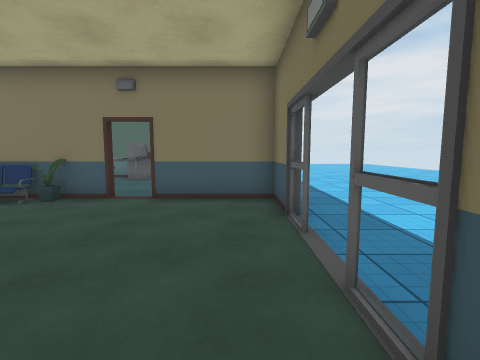
[1] (above)

24 first-person views from a walk through a Unity game level. The camera is 1.2 m above the floor, tilts 6° down and sees 85° across. Doors are open. The floor is counted in squares, 1 m on a side. Each view is taken from the middle of a square. On the plan, view 1 faces up. The plan holds only what a view shows up to about 12 squares ahead; the rest is blank. The place goes on beyond the plan. The player is left out. Some surface patterns are stand-ins.

[2]
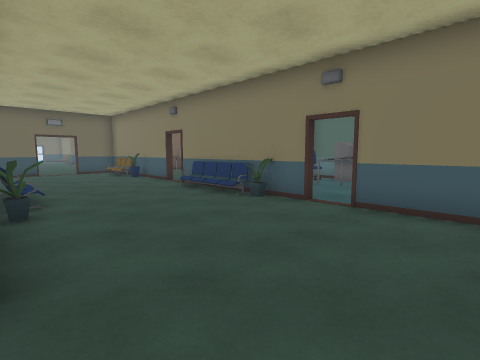

[3]
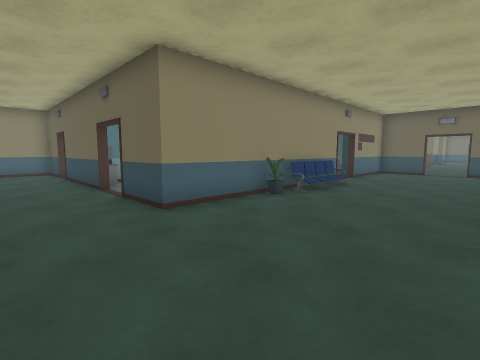

[4]
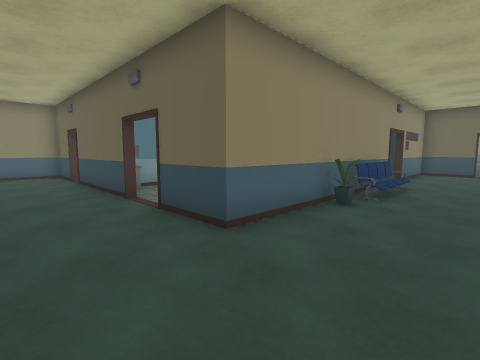

[5]
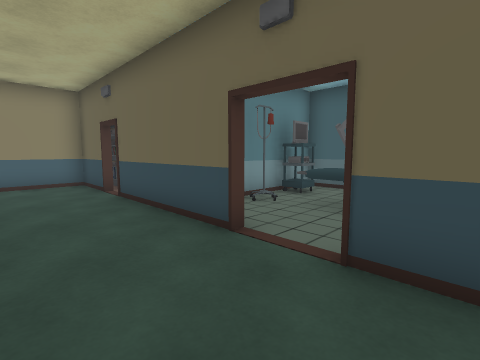

[6]
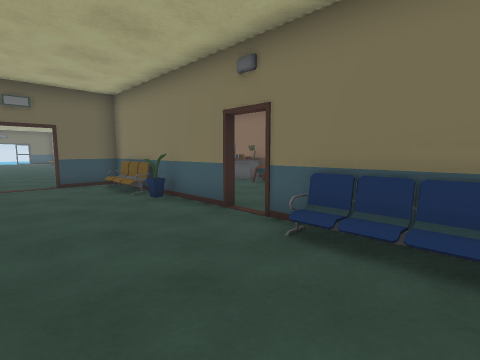

[7]
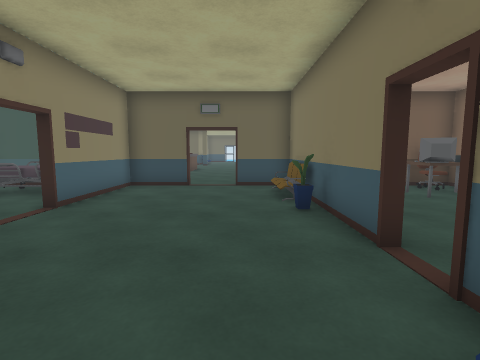

[8]
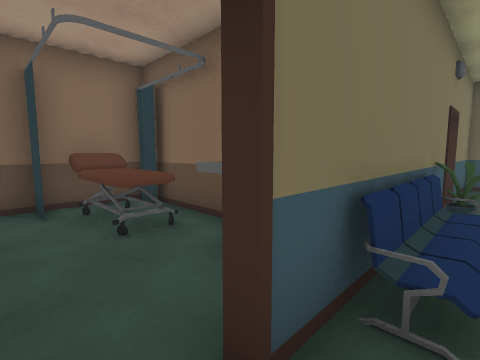

[9]
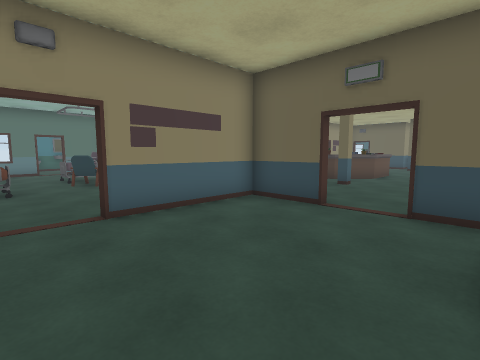

[10]
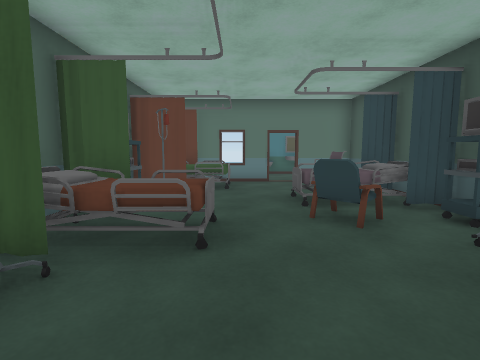

[11]
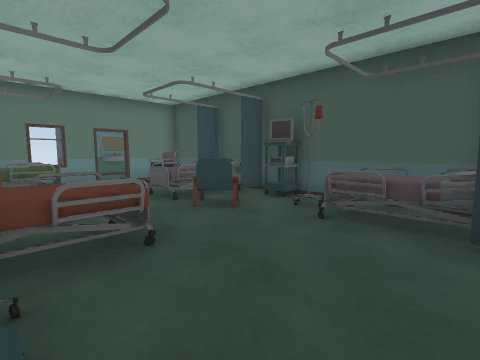

[12]
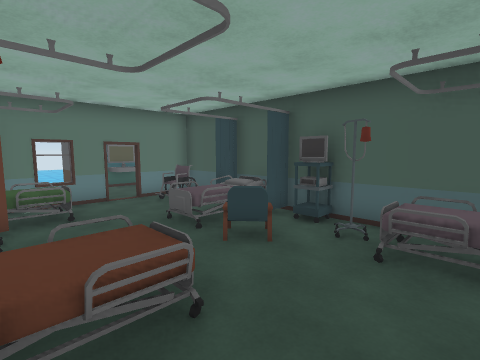

[13]
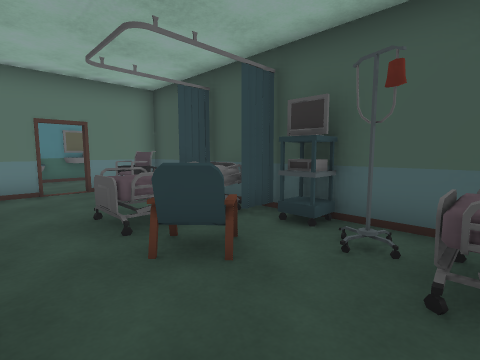

[14]
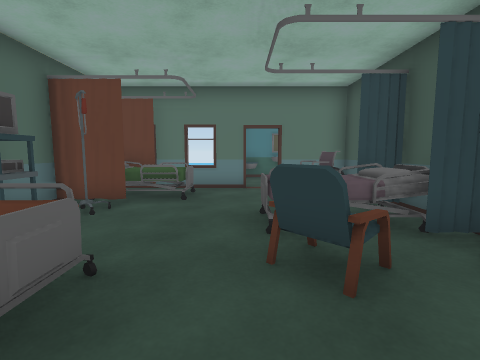

[15]
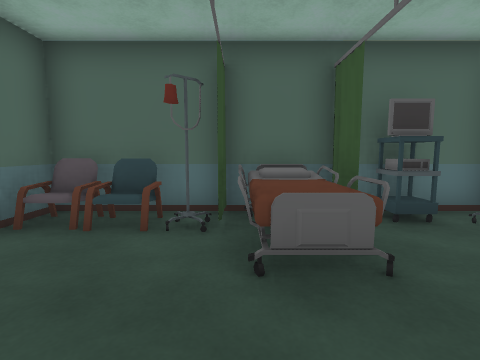

[16]
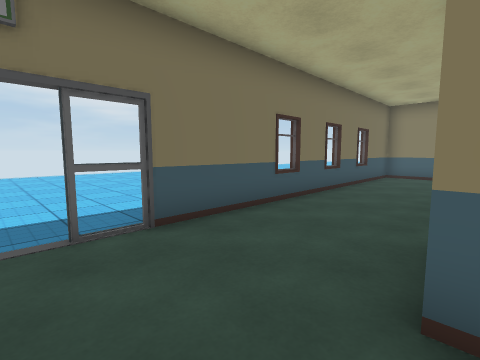

[17]
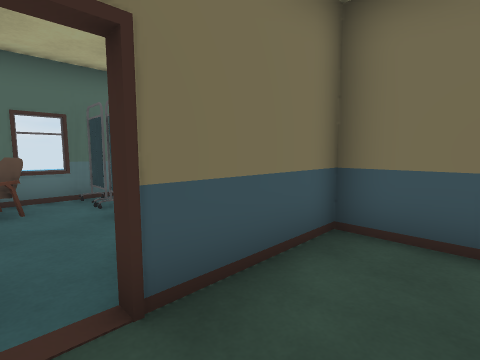

[18]
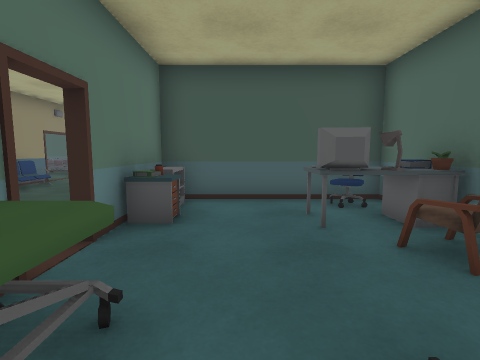

[19]
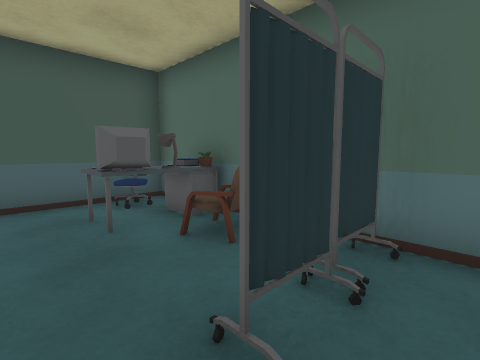

[20]
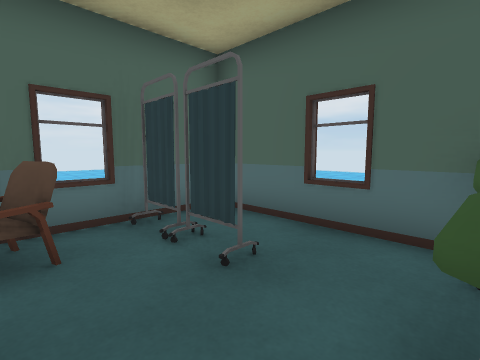

[21]
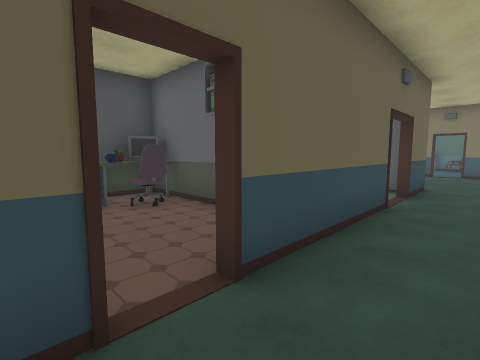

[22]
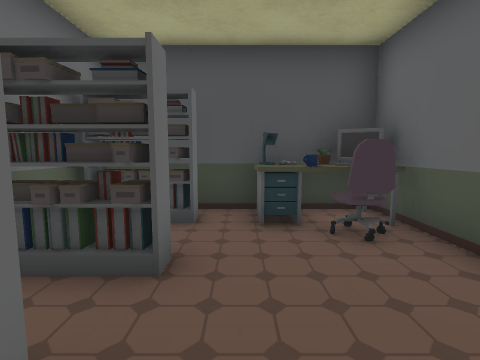

[23]
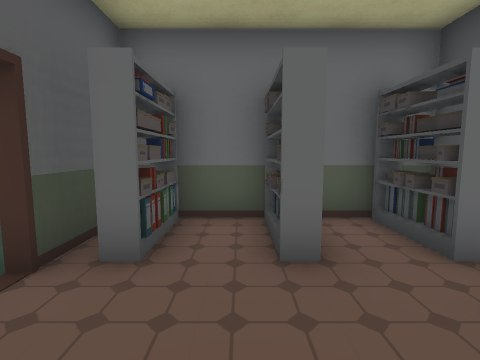

[24]
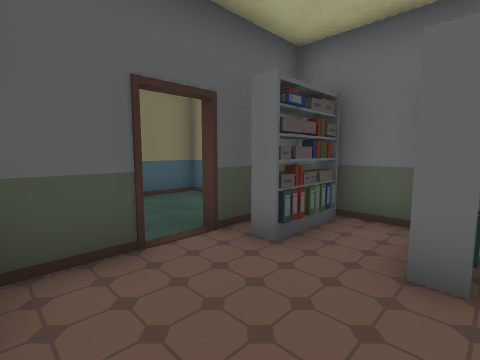

### Floor plan
Ten units are one square. View 1 is at (0, 0); x grows to the right and y downward. Boxes are objects, and circles mark ways between rooms. Rooms are numbered by the first view taken in them; rooms with no view inside come last. Other rooms are left out.
<svg viewBox="-175 -131 190 246">
<path fill="none" stroke="#000" d="M-84 -10 -27 -10 -27 12M-64 -68 -91 -68M-67 -70 -63 -70M-101 -68 -155 -68M-109 -10 -94 -10M-34 -68 -46 -68M-69 -95 -69 -121M-165 -33 -165 -15M-70 -126 -99 -126M-165 -65 -165 -48M9 -37 9 -68 -24 -68M-165 -10 -125 -10M-27 43 -27 75M-160 -126 -165 -126 -165 -110M-27 85 -27 108 9 108 9 -22M-85 65 -85 108 -29 108 -29 84M-87 75 -87 65M-87 26 -87 15M-133 108 -101 108M-165 54 -165 108 -143 108M-55 52 -84 52M-95 -8 -100 -8M-94 -10 -84 -10M-165 2 -165 35M-29 75 -29 60M-8 -111 -10 -102M9 -81 9 -121M-9 -122 -11 -114M-10 -124 -10 -99M-11 -102 -9 -113 -12 -119M-10 -100 -9 -104M-10 -100 -10 -124M-44 -70 -33 -70M-11 -115 -10 -122M2 -126 -67 -126 -67 -70"/>
<rect x="-165" y="-125" width="20" height="20" fill="#bbb"><title>chair</title></rect>
<rect x="-155" y="-125" width="20" height="30" fill="#bbb"><title>other object</title></rect>
<rect x="-135" y="-125" width="20" height="20" fill="#bbb"><title>other object</title></rect>
<rect x="-125" y="-65" width="10" height="10" fill="#bbb"><title>other object</title></rect>
<rect x="-95" y="-125" width="20" height="30" fill="#bbb"><title>bed</title></rect>
<rect x="-85" y="-85" width="20" height="10" fill="#bbb"><title>computer</title></rect>
<rect x="-165" y="85" width="20" height="20" fill="#bbb"><title>chair</title></rect>
<rect x="-165" y="75" width="10" height="10" fill="#bbb"><title>other object</title></rect>
<rect x="-165" y="55" width="40" height="20" fill="#bbb"><title>bed</title></rect>
<rect x="-165" y="35" width="10" height="20" fill="#bbb"><title>shelf</title></rect>
<rect x="-165" y="-5" width="30" height="30" fill="#bbb"><title>bed</title></rect>
<rect x="-155" y="25" width="10" height="10" fill="#bbb"><title>other object</title></rect>
<rect x="-145" y="35" width="20" height="20" fill="#bbb"><title>chair</title></rect>
<rect x="-115" y="25" width="30" height="30" fill="#bbb"><title>bed</title></rect>
<rect x="-105" y="95" width="10" height="10" fill="#bbb"><title>other object</title></rect>
<rect x="-105" y="75" width="10" height="10" fill="#bbb"><title>bed</title></rect>
<rect x="-105" y="65" width="10" height="10" fill="#bbb"><title>other object</title></rect>
<rect x="-105" y="15" width="10" height="10" fill="#bbb"><title>other object</title></rect>
<rect x="-95" y="75" width="10" height="10" fill="#bbb"><title>other object</title></rect>
<rect x="-95" y="55" width="10" height="10" fill="#bbb"><title>shelf</title></rect>
<rect x="-95" y="45" width="10" height="10" fill="#bbb"><title>other object</title></rect>
<rect x="-95" y="5" width="10" height="10" fill="#bbb"><title>chair</title></rect>
<rect x="-95" y="-5" width="10" height="10" fill="#bbb"><title>chair</title></rect>
<rect x="-95" y="-15" width="10" height="10" fill="#bbb"><title>chair</title></rect>
<rect x="-85" y="85" width="20" height="20" fill="#bbb"><title>shelf</title></rect>
<rect x="-85" y="55" width="10" height="30" fill="#bbb"><title>other object</title></rect>
<rect x="-75" y="55" width="10" height="20" fill="#bbb"><title>chair</title></rect>
<rect x="-65" y="85" width="10" height="20" fill="#bbb"><title>shelf</title></rect>
<rect x="-45" y="85" width="10" height="20" fill="#bbb"><title>shelf</title></rect>
<rect x="-25" y="-85" width="30" height="10" fill="#bbb"><title>bed</title></rect>
<rect x="-65" y="-85" width="20" height="20" fill="#bbb"><title>shelf</title></rect>
<rect x="-65" y="-125" width="10" height="20" fill="#bbb"><title>chair</title></rect>
<rect x="-55" y="-85" width="20" height="20" fill="#bbb"><title>shelf</title></rect>
<rect x="-55" y="-125" width="20" height="30" fill="#bbb"><title>other object</title></rect>
<rect x="-35" y="-125" width="10" height="20" fill="#bbb"><title>chair</title></rect>
<circle cx="-110" cy="-5" r="3" fill="#2a7"/>
<circle cx="-120" cy="-5" r="3" fill="#2a7"/>
<circle cx="-130" cy="-5" r="3" fill="#2a7"/>
<circle cx="-25" cy="90" r="3" fill="#2a7"/>
<circle cx="-30" cy="80" r="3" fill="#2a7"/>
<circle cx="-33" cy="-63" r="3" fill="#2a7"/>
<circle cx="-10" cy="-110" r="3" fill="#2a7"/>
<circle cx="-10" cy="-85" r="3" fill="#2a7"/>
<text x="-80" y="-40">1</text>
<text x="-110" y="60">2</text>
<text x="0" y="-100">3</text>
<text x="-40" y="-100">4</text>
</svg>
Room 1 opens to room 2. Room 1 opens to room 4. Room 3 opens to room 4.

Where each view was taken, in squares from view 1:
view 1: 0 up, 0 right, facing up
view 2: 1 up, 0 right, facing up-left
view 3: 6 up, 0 right, facing down-left
view 4: 4 up, 0 right, facing down-left
view 5: 0 up, 0 right, facing down-left
view 6: 3 up, 6 left, facing up-left
view 7: 5 up, 7 left, facing left
view 8: 6 up, 10 left, facing up-right
view 9: 6 up, 11 left, facing down-left
view 10: 0 up, 12 left, facing down
view 11: 0 up, 10 left, facing down-left
view 12: 1 down, 10 left, facing down-left
view 13: 2 down, 12 left, facing down-left
view 14: 2 down, 13 left, facing down
view 15: 3 down, 14 left, facing right
view 16: 3 up, 3 left, facing down-right
view 17: 5 up, 3 left, facing up-right
view 18: 9 up, 0 right, facing left
view 19: 9 up, 0 right, facing up-left
view 20: 8 up, 3 left, facing up-right
view 21: 9 down, 1 left, facing up-left
view 22: 8 down, 3 left, facing left
view 23: 6 down, 5 left, facing down
view 24: 6 down, 6 left, facing down-right
